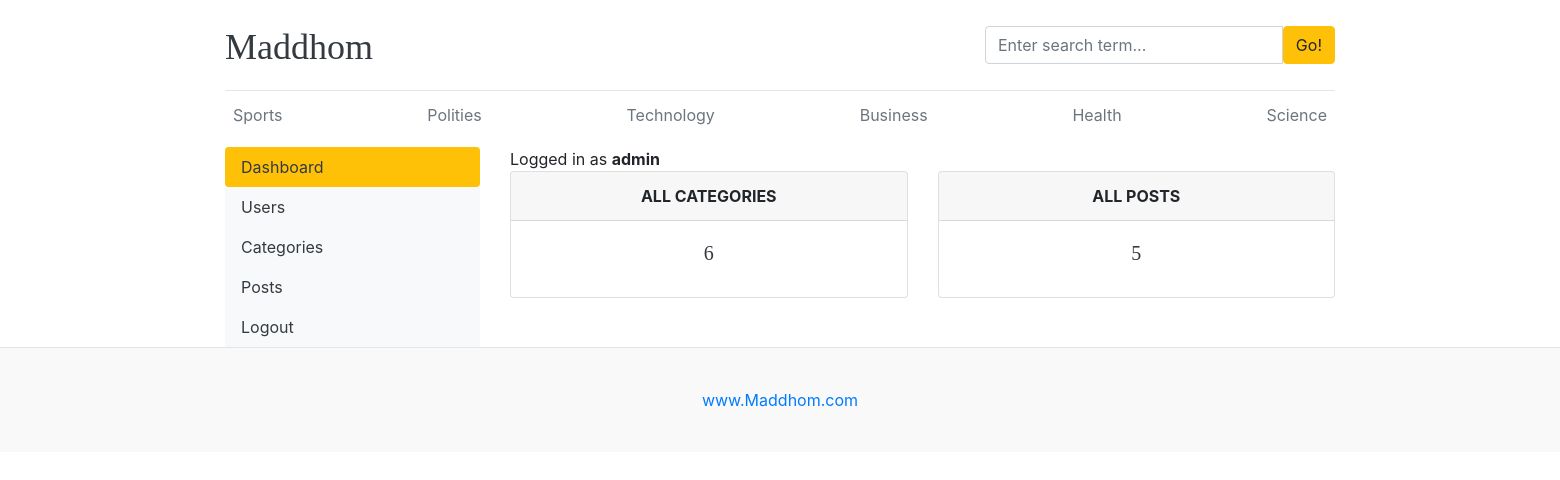
The page /dashboard/ (signed in) on the database its author committed.
### blogs/models.py (models this page shows, shortened)
class Category(models.Model):
    category_name = models.CharField(max_length=50, unique=True)
    created_at = models.DateTimeField(auto_now_add=True)
    updated_at = models.DateTimeField(auto_now=True)
    class Meta:
        verbose_name_plural = 'categories'

### dashboards/views.py (the view)
# urls.py: path('dashboard/', include('dashboards.urls')),
@login_required(login_url='login')
def dashboard(request):
    category_count = Category.objects.all().count()
    blogs_count = Blog.objects.all().count()
    context = {
        'category_count': category_count,
        'blogs_count': blogs_count,
    }
    return render(request, 'dashboard/dashboard.html', context)

### blogs/context_processors.py (called while the page is built)
def get_categories(request):
    categories = Category.objects.all()
    return dict(categories=categories)

def get_social_links(request):
    social_links = SocialLink.objects.all()
    return dict(social_links=social_links)

### templates/dashboard/dashboard.html
{% extends 'base.html' %}
{% block content %}
<div class="row">
    {% include 'dashboard/sidebar.html' %}
    <div class="col-md-9">
        <span>Logged in as <b>{{ user }}</b> </span>
        <div class="row">
            <div class="col">
                <div class="card border-default mb-3">
                    <div class="card-header text-center text-uppercase font-weight-bold">All Categories</div>
                    <div class="card-body text-dark">
                        <h5 class="card-title text-center">{{category_count}}</h5>
                    </div>
                </div>
            </div>
            <div class="col">
                <div class="card border-default mb-3">
                    <div class="card-header text-center text-uppercase font-weight-bold">All Posts</div>
                    <div class="card-body text-dark">
                        <h5 class="card-title text-center">{{blogs_count}}</h5>
                    </div>
                </div>
            </div>
        </div>
    </div>
</div>
{% endblock %}

### templates/base.html (shortened to what this page needs)
{% load static %}
<!DOCTYPE html>
<html lang="en">
<head>
    <link href="https://getbootstrap.com/docs/4.0/dist/css/bootstrap.min.css" rel="stylesheet">
    <link rel="stylesheet" href="https://cdnjs.cloudflare.com/ajax/libs/font-awesome/4.7.0/css/font-awesome.min.css">
    <link href="{% static 'css/blog.css' %}" rel="stylesheet">
</head>
<body>
    <div class="container">
        <header class="blog-header py-3">
            <div class="row flex-nowrap justify-content-between align-items-center">
                <div class="col-8 pt-1">
                    <a class="blog-header-logo text-dark" href="/">Maddhom</a>
                </div>
                <div class="col-4">
                    <form action="{% url 'search' %}" method="GET">
                        <div class="input-group">
                            <input class="form-control" name="keyword" value="{{keyword}}" type="text"
                                placeholder="Enter search term..." aria-label="Enter search term..."
                                aria-describedby="button-search" />
                            <button class="btn btn-warning" type="submit" id="button-search" type="button">Go!</button>
                        </div>
                    </form>
                </div>
                <div class="col-4 d-flex justify-content-end align-items-center">
                </div>
            </div>
        </header>
        <div class="nav-scroller py-1 mb-2">
            <nav class="nav d-flex justify-content-between">
                {% for cat in categories %}
                <a class="p-2 text-muted" href="{% url 'posts_by_category' cat.id %}">{{ cat.category_name }}</a>
                {% endfor %}
            </nav>
        </div>
        {% block content %}
        {% endblock %}
    </div>
    <footer class="blog-footer">
        <p><a href="#">www.Maddhom.com</a></p>
    </footer>
</body>
</html>

### blog_main/static/css/blog.css (style rules this page uses)
.blog-header { border-bottom: 1px solid #e5e5e5; }
.blog-header-logo { font-family: "Playfair Display", Georgia, "Times New Roman", serif; font-size: 2.25rem; }
h1, h2, h3, h4, h5, h6 { font-family: "Playfair Display", Georgia, "Times New Roman", serif; }
.blog-footer { padding: 2.5rem 0; color: #727272; text-align: center; background-color: #f9f9f9; border-top: .05rem solid #e5e5e5; }
.blog-footer p:last-child { margin-bottom: 0; }

### rows shown on the page
Category: category_name "Sports"
Category: category_name "Polities"
Category: category_name "Technology"
Category: category_name "Business"
Category: category_name "Health"
Category: category_name "Science"

### other values the page prints
{{ user }} "admin"
{{ category_count }} "6"
{{ blogs_count }} "5"
